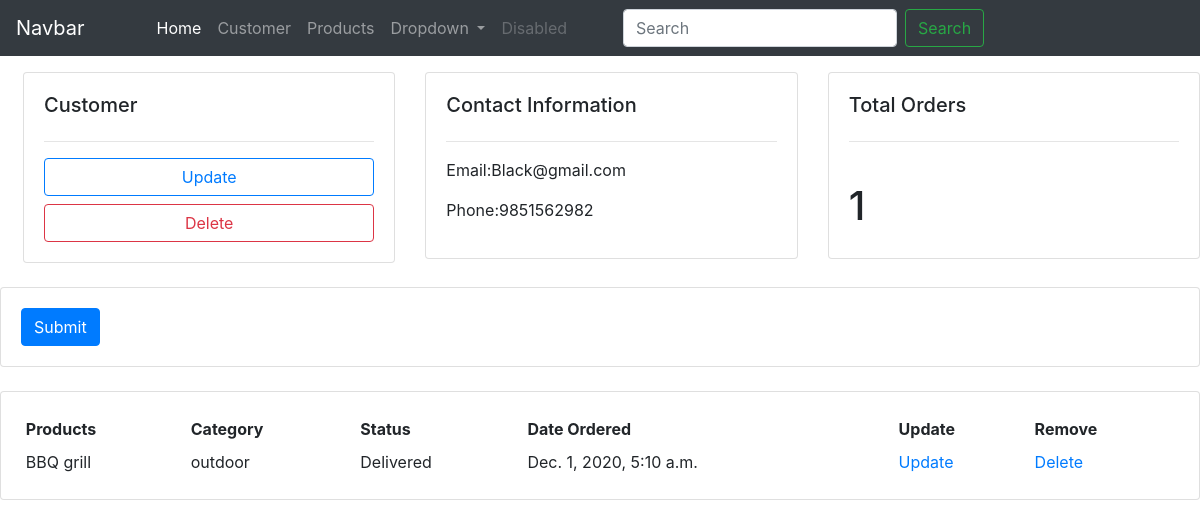
/customer/3/, run on an earlier commit of the app's database.
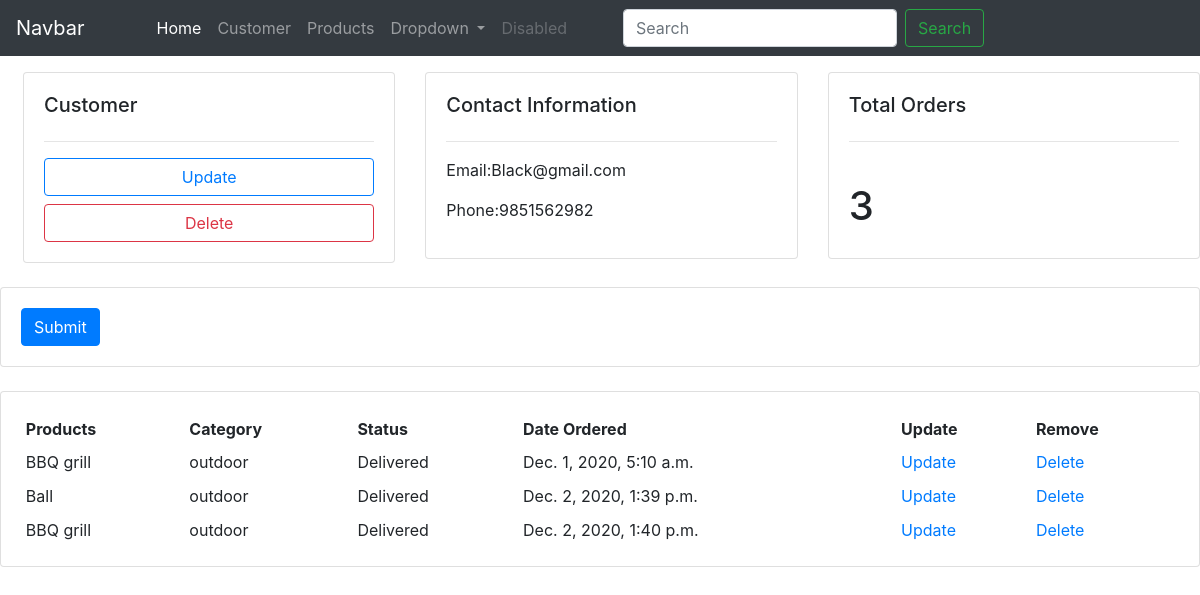
And on a later commit of the database.
### accounts/models.py (models this page shows, shortened)
class Order(models.Model):
    STATUS = (
        ('Pending','Pending'),
        ('Delivered','Delivered'),
        ('out of delivery','out of delivery'),
    )
    customer = models.ForeignKey(Customer,null=True,on_delete=models.SET_NULL)
    products = models.ForeignKey(Products,null=True,on_delete=models.SET_NULL)
    date_created = models.DateTimeField(auto_now_add=True,null=True)
    Status =  models.CharField(max_length=101,null=True,choices=STATUS)

class Products(models.Model):
    CATEGORY = (
        ('indoor','indoor'),
        ('outdoor','outdoor'),
    )
    name = models.CharField(max_length=2000,null=True)
    price = models.FloatField(null=True)
    category = models.CharField(max_length=200,null=True,choices=CATEGORY)
    description = models.CharField(max_length=200,null=True)
    date_created = models.DateTimeField(auto_now_add=True,null=True)
    tags = models.ManyToManyField(Tag)
    def __str__(self):
        return self.name

### accounts/views.py (the view)
# urls.py: path('customer/<int:pk>/', customer,name='customer'),
def customer(request, pk):
    customer = Customer.objects.get(id=pk)
    orders = customer.order_set.all()
    total_orders = orders.count()
    context= {'customer':customer,
    'orders':orders,
    'total_orders':total_orders
    }
    return render(request,'accounts/customer.html',context)

### accounts/templates/accounts/customer.html
{% extends 'accounts/base.html' %}
{% block content %}
<div class="row mt-5 ml-2">
   <div class="col-md">
      <div class="card card-body">
         <h5>Customer</h5>
         <hr>
         <a href="" class="btn btn-outline-primary btn-block">Update</a>
         <a href="" class="btn btn-outline-danger btn-block">Delete</a>
      </div>
   </div>
   <div class="col-md">
      <div class="card card-body">
         <h5>Contact Information</h5>
         <hr>
         <p>Email:{{customer.email}}</p>
         <p>Phone:{{customer.phone}}</p>
      </div>
   </div>
   <div class="col-md">
      <div class="card card-body">
         <h5>Total Orders</h5>
         <hr>
         <br>
         <h1>{{total_orders}}</h1>
      </div>
   </div>
</div>
<br>
<div class="row">
   <div class="col-md">
      <div class="card card-body">
         <form action="">
            <button class="btn btn-primary">Submit</button>
         </form>
      </div>
   </div>
</div>
<br>
<div class="row">
   <div class="col-md">
      <div class="card card-body">
         <table class="table-sm">
            <tr>
               <th>Products</th>
               <th>Category</th>
               <th>Status</th>
               <th>Date Ordered</th>
               <th>Update</th>
               <th>Remove</th>
            </tr>
            {% for order in orders %}
            <tr>
               <td>{{ order.products }}</td>
               <td>{{ order.products.category }}</td>
               <td>{{ order.Status }}</td>
               <td>{{ order.date_created }}</td>
               <td><a href="{% url 'updateorder' order.id %}">Update</a></td>
               <td><a href="{% url 'deleteorder' order.id %}">Delete</a></td>
            </tr>
            {% endfor %}
         </table>
      </div>
   </div>
</div>
{% endblock %}

What changed in the data, as far as the page shows it:
added Order: products "Ball", products.category "outdoor", Status "Delivered", date_created "Dec. 2, 2020, 1:39 p.m."
added Order: products "BBQ grill", products.category "outdoor", Status "Delivered", date_created "Dec. 2, 2020, 1:40 p.m."
Also different on the page:
{{ total_orders }}: "1" → "3"
